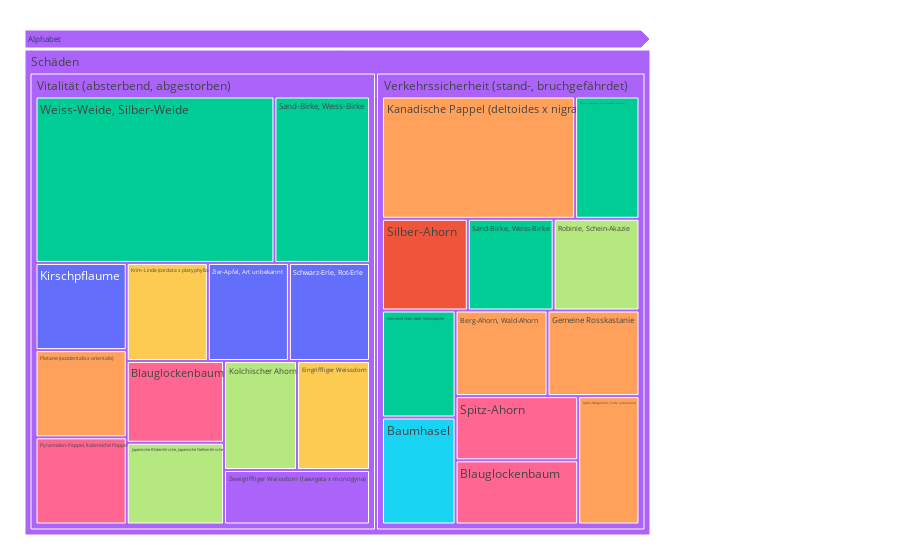

The cell this chart's notebook holds for it:
### Code cell
import plotly.express as px

df = df_baumersatz_baumersatzliste_aktuell
fig = px.treemap(df, path=[px.Constant("Alphabet"), 'faellursache', 'faellgrund', 'baumartdt'], values='AnzBaeume',
                color='baumartdt', hover_data=['AnzBaeume'],
                color_continuous_scale='blugrn')
                #color_continuous_midpoint=np.average(df['AnzBestWir'], weights=df['AnzBestWir']))
fig.update_traces(root_color="lightgrey")
fig.update_layout(margin = dict(t=50, l=25, r=250, b=25))
fig.show()

### Figure 1 — Plotly figure (JSON) as saved in the notebook; plotly's stock layout.template omitted (floating-point values rounded to 4 significant figures; data arrays with more than 128 entries replaced by an {"elided": "..."} marker saying what was removed)
{"data": [{"branchvalues": "total", "customdata": {"elided": "145x2 mixed values"}, "domain": {"x": [0, 1], "y": [0, 1]}, "hovertemplate": "labels=%{label}<br>AnzBaeume=%{customdata[0]}<br>parent=%{parent}<br>id=%{id}<br>baumartdt=%{customdata[1]}<extra></extra>", "ids": {"elided": "145 str values"}, "labels": {"elided": "145 str values"}, "level": "Alphabet/Schäden", "marker": {"colors": {"elided": "145 str values"}}, "name": "", "parents": {"elided": "145 str values"}, "root": {"color": "lightgrey"}, "type": "treemap", "values": {"elided": "145 int values"}}], "layout": {"autosize": true, "legend": {"tracegroupgap": 0}, "margin": {"b": 25, "l": 25, "r": 250, "t": 50}}}
